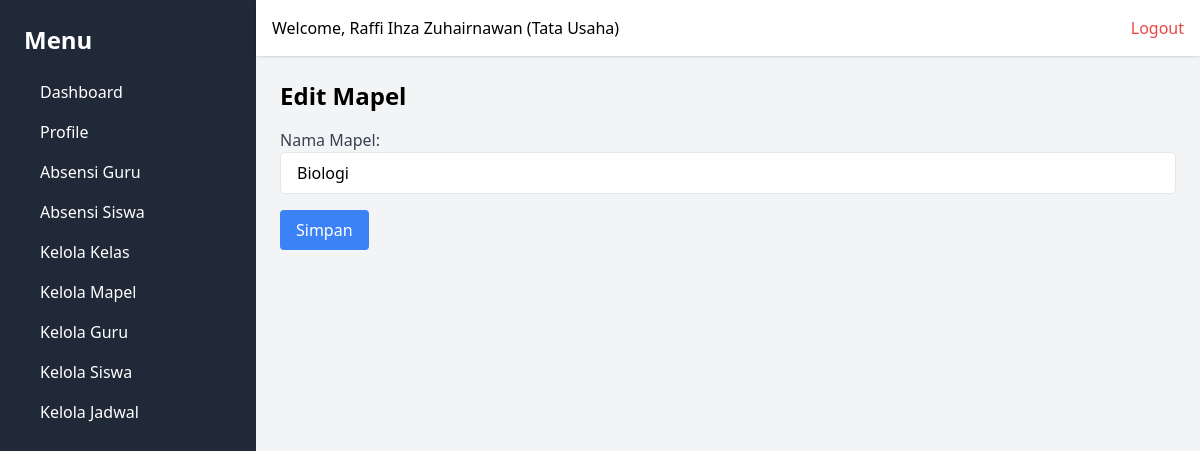
The page /mapel/edit/2/ (signed in) on the database as committed earlier.
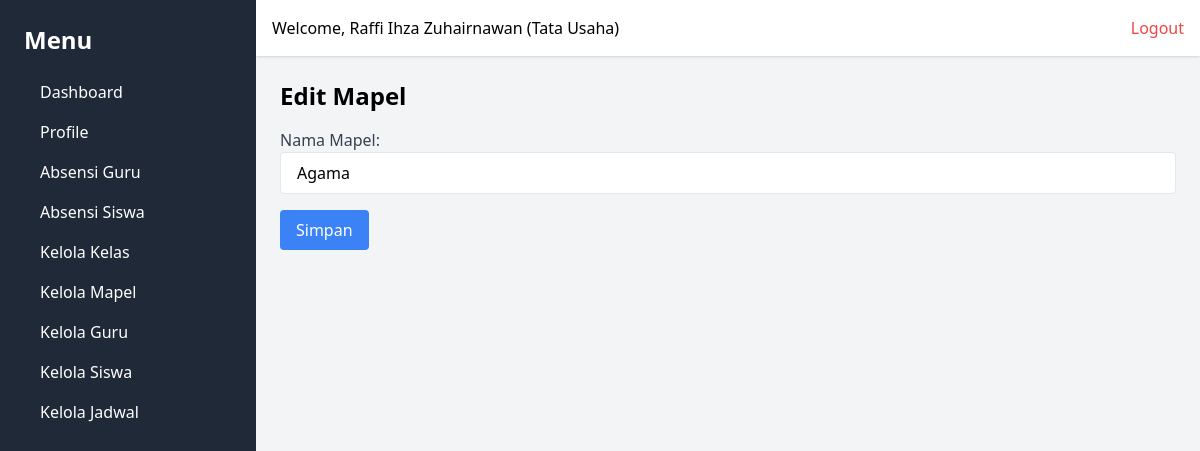
The same page on the database as committed later.
### webabsensi/models.py (models this page shows, shortened)
class Lesson(models.Model):
    nama_pelajaran = models.CharField(max_length=50, unique=True)
    created_at = models.DateTimeField(auto_now_add=True)
    updated_at = models.DateTimeField(auto_now=True)

### webabsensi/views.py (the view)
        def wrapper(request, *args, **kwargs):
            user_id = request.session.get('user_id')
            if not user_id:
                messages.error(request, 'Anda harus login terlebih dahulu.')
                return redirect('login')
            user = User.objects.get(id=request.session['user_id'])
            if user.role not in allowed_roles:
                return render(request, '403.html', {'message': 'Anda tidak memiliki izin untuk mengakses halaman ini.'})
            request.user = user  # Tambahkan user ke request agar dapat digunakan di template
            return view_func(request, *args, **kwargs)

### webabsensi/views.py (called while the page is built, shortened)
def role_required(allowed_roles):
    def decorator(view_func):
        def wrapper(request, *args, **kwargs):
            user_id = request.session.get('user_id')
            if not user_id:
                messages.error(request, 'Anda harus login terlebih dahulu.')
                return redirect('login')
            user = User.objects.get(id=request.session['user_id'])
            if user.role not in allowed_roles:
                return render(request, '403.html', {'message': 'Anda tidak memiliki izin untuk mengakses halaman ini.'})
            request.user = user  # Tambahkan user ke request agar dapat digunakan di template
            return view_func(request, *args, **kwargs)
        return wrapper
    return decorator

@role_required(['Tata Usaha', 'Kepala Sekolah'])
def edit_lesson(request, lesson_id):
    pelajaran = get_object_or_404(Lesson, id=lesson_id)
    return render(request, 'lessons/edit_lesson.html', {'pelajaran': pelajaran})

### webabsensi/templates/lessons/edit_lesson.html (shortened to what this page needs)
{% extends "base.html" %}
{% block content %}
<h1 class="text-2xl font-bold mb-4">Edit Mapel</h1>
<form method="post">
    <div class="mb-4">
        <label for="nama_pelajaran" class="block text-gray-700">Nama Mapel:</label>
        <input type="text" id="nama_pelajaran" name="nama_pelajaran" value="{{ pelajaran.nama_pelajaran }}" class="w-full px-4 py-2 border rounded" required>
    </div>
    <button type="submit" class="bg-blue-500 text-white px-4 py-2 rounded">Simpan</button>
</form>
{% endblock %}

Rows that differ between the two databases and show on the page:
changed Lesson: nama_pelajaran "Biologi" → "Agama"
